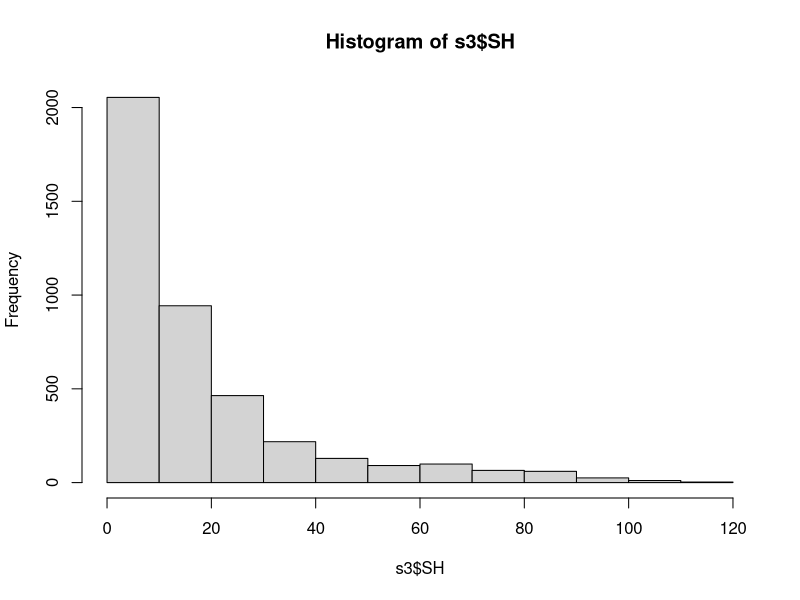

Reproduce this figure in R. (Note: this script raises an error after producing the figure.)
#This reads in the 2021 Apalach data from jim estes from two different tabs
#one is the shell heights and the other are the counts
#need to calculate the proportion of the different size categories and apply those proportions to the counts


library(readxl)
library(tidyverse)
library(dplyr)
library(reshape)
library(ggplot2)
library(lubridate)

SH <- read_excel("AB_Survey_2021.xlsx",sheet = "SH", range = "A4:G4380")

Counts <- read_excel("AB_Survey_2021.xlsx",sheet = "Counts", range = "A4:K689")

#now start cleaning SH first

names(SH)

s2 <- SH
str(s2)

names(s2)


names(s2)[5] <- "StationName"
names(s2)[6] <- "Quadrat"
names(s2)[7] <- "SH"

s2$SH[s2$SH == "Z"] <-NA

#now make SH a number
s2$SH <- as.numeric(s2$SH)


###
#add period

s3 <- s2 %>%
  mutate(Year = year(s2$Date),
         Month = month(s2$Date),
         Day = day(s2$Date))

s3$Period <- NA
firstyear <- 2015
endyear <- max(s3$Year)

years <- sort(rep(firstyear:endyear, times = 1, each = 2))

for(i in unique(years)){
  y <- i #year
  p <- which(years == i) #period number - 2010 = 1 and 2, 2011 = 3 and 4, and so forth.
  for(j in 1:nrow(s3)){
    if(s3$Year[j] == y & s3$Month[j] > 3 & s3$Month[j] < 10) s3$Period[j] = p[1] #year i months 4-9
    if(s3$Year[j] == y & s3$Month[j] > 9) s3$Period[j] = p[2] #year i months 10-12
    if(s3$Year[j] == y+1 & s3$Month[j] < 4) s3$Period[j] = p[2] #year i+1 months 1-3
  }
}

s3$Season <- "Winter"
s3$Season[s3$Period == 1 | s3$Period == 3 | s3$Period == 5 | s3$Period == 7 | s3$Period == 9| s3$Period == 11| s3$Period == 13] <- "Summer"

####

names(s3)

unique(s3$Period)

num_spat<-length(s3$SH[s3$SH<26])
num_total<-length(s3$SH)

proportion_spat<-num_spat/num_total

########
####SPAT######
p11 <- subset(s3, s3$Period == 11)
num_spat_p11<-length(p11$SH[p11$SH<26])
num_total_p11<-length(p11$SH)
proportion_spat_p11<-num_spat_p11/num_total_p11
#0.949 spat

p12 <- subset(s3, s3$Period == 12)
num_spat_p12<-length(p12$SH[p12$SH<26])
num_total_p12<-length(p12$SH)
proportion_spat_p12<-num_spat_p12/num_total_p12
#0.74 spat

p13 <- subset(s3, s3$Period == 13)
num_spat_p13<-length(p13$SH[p13$SH<26])
num_total_p13<-length(p13$SH)
proportion_spat_p13<-num_spat_p13/num_total_p13
#0.81 spat

hist(s3$SH)

###SEED
#seed are done using dplyr, so different than seed or legal 

num_seed_p11<-length(subset(p11$SH, p11$SH>=26 & p11$SH<76))
num_total_p11<-length(p11$SH)
proportion_seed_p11<-num_seed_p11/num_total_p11
#0.05 seed

num_seed_p12<-length(subset(p12$SH, p12$SH>=26 & p12$SH<76))
num_total_p12<-length(p12$SH)
proportion_seed_p12<-num_seed_p12/num_total_p12
#0.24 seed

num_seed_p13<-length(subset(p13$SH, p13$SH>=26 & p13$SH<76))
num_total_p13<-length(p13$SH)
proportion_seed_p13<-num_seed_p13/num_total_p13
#0.15 seed

####Legal######
num_Legal_p11<-length(subset(p11$SH, p11$SH>=76))
num_total_p11<-length(p11$SH)
proportion_legal_p11<-num_Legal_p11/num_total_p11
#0 Legal

num_Legal_p12<-length(subset(p12$SH, p12$SH>=76))
num_total_p12<-length(p12$SH)
proportion_legal_p12<-num_Legal_p12/num_total_p12
#0.02 Legal

num_Legal_p13<-length(subset(p13$SH, p13$SH>=76))
num_total_p13<-length(p13$SH)
proportion_legal_p13<-num_Legal_p13/num_total_p13
#0.04 Legal

###now clean counts

c1<-Counts

names(c1)
names(c1)[5] <- "StationName"
names(c1)[7] <- "Quadrat_live"
names(c1)[8] <- "Quadrat_dead"
names(c1)[9] <- "Volume_L"
names(c1)[10] <- "Weight_kg"
names(c1)[11] <- "Number_drills"

str(c1)

unique(c1$Quadrat)


###
#add period

c2 <-c1 %>%
  mutate(Year = year(c2$Date),
         Month = month(c2$Date),
         Day = day(c2$Date))

c2$Period <- NA
firstyear <- 2015
endyear <- max(c2$Year)

years <- sort(rep(firstyear:endyear, times = 1, each = 2))

for(i in unique(years)){
  y <- i #year
  p <- which(years == i) #period number - 2010 = 1 and 2, 2011 = 3 and 4, and so forth.
  for(j in 1:nrow(c2)){
    if(c2$Year[j] == y & c2$Month[j] > 3 & c2$Month[j] < 10) c2$Period[j] = p[1] #year i months 4-9
    if(c2$Year[j] == y & c2$Month[j] > 9) c2$Period[j] = p[2] #year i months 10-12
    if(c2$Year[j] == y+1 & c2$Month[j] < 4) c2$Period[j] = p[2] #year i+1 months 1-3
  }
}

c2$Season <- "Winter"
c2$Season[c2$Period == 1 | c2$Period == 3 | c2$Period == 5 | c2$Period == 7 | c2$Period == 9| c2$Period == 11| c2$Period == 13] <- "Summer"

####

names(s3)
names(c2)


#subset the columns to the ones you want to work with
c3 <- c2 %>% 
  dplyr::select("Survey","Site","Station","StationName","Quadrat"
                ,"Quadrat_live","Quadrat_dead","Weight_kg",
                "Number_drills","Month","Day","Year","Period","Season")

unique(c3$Period)


c3$Spatprop <-0.99
c3$Spatprop[c3$Period ==11] <-proportion_spat_p11
c3$Spatprop[c3$Period ==12] <-proportion_spat_p12
c3$Spatprop[c3$Period ==13] <-proportion_spat_p13

c3$Seedprop <-0.99
c3$Seedprop[c3$Period ==11] <-proportion_seed_p11
c3$Seedprop[c3$Period ==12] <-proportion_seed_p12
c3$Seedprop[c3$Period ==13] <-proportion_seed_p13

c3$Legalprop <-0.99
c3$Legalprop[c3$Period ==11] <-proportion_legal_p11
c3$Legalprop[c3$Period ==12] <-proportion_legal_p12
c3$Legalprop[c3$Period ==13] <-proportion_legal_p13

##next you need to take these proportions and apply them to the total counts in each period
#this is how you did it in the FWC "random" for random effects file


# 
# #now multiply these proportions * the Quadrat_live
# #round it so there are no fractions of oysters
# #and convert to integer
c3$TotalSpat <-as.integer(round((c3$Quadrat_live * c3$Spatprop),0))
c3$TotalSeed <-as.integer(round((c3$Quadrat_live * c3$Seedprop),0))
c3$TotalLegal <-as.integer(round((c3$Quadrat_live * c3$Legalprop),0))

# 

#subset the columns to the ones you want to work with
c4 <- c3 %>% 
  dplyr::select("Survey","Site","Station","StationName","Quadrat"
                ,"TotalSpat","TotalSeed","TotalLegal","Weight_kg",
                "Number_drills","Month","Day","Year","Period","Season")



write.table(c4, file = "~/Git/AB_DEP/20220812_FWC_2021_to_merge.csv", row.names = FALSE,col.names = TRUE,sep = ",")
